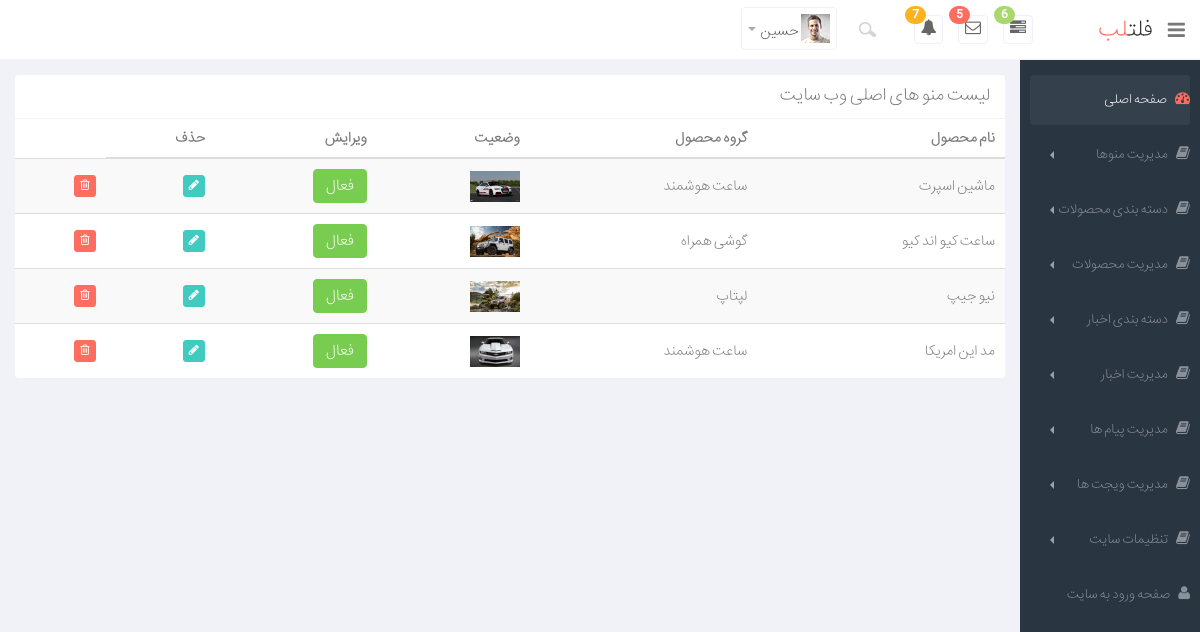
The page /admin/dashbord.php?m=products&p=list (signed in) on the database its author committed.
### tables this page shows
CREATE TABLE IF NOT EXISTS `products` (
  `id` int(11) NOT NULL AUTO_INCREMENT,
  `title` varchar(100) NOT NULL,
  `text` text NOT NULL,
  `procat` int(11) NOT NULL,
  `status` enum('0','1') NOT NULL,
  `img` varchar(100) NOT NULL,
  PRIMARY KEY (`id`)
);

CREATE TABLE IF NOT EXISTS `product_cat` (
  `id` int(11) NOT NULL AUTO_INCREMENT,
  `title` varchar(100) NOT NULL,
  `status` enum('0','1') NOT NULL,
  `sort` int(11) NOT NULL,
  PRIMARY KEY (`id`)
);

### include/products.php (called while the page is built, shortened)
<?php
function listproductsadmin(){
    $connect=config();
    $sql="SELECT * FROM products";
    $row=mysqli_query($connect,$sql);
    while ($res=mysqli_fetch_assoc($row)){
        $result[]=$res;
    }
    return $result;
}
function selectparentproducts($procat){
    $connect = config();
    $sql = "SELECT * FROM product_cat WHERE id='$procat'";
    $row = mysqli_query($connect, $sql);
    $res = mysqli_fetch_assoc($row);
    $result=$res['title'];
    return $result;
}

### admin/products/list.php (the view)
<div class="row">
    <div class="col-lg-12">
        <section class="panel">
            <header class="panel-heading">
                            لیست منو های اصلی وب سایت
            </header>
            <table class="table table-striped table-advance table-hover">
                <thead>
                <tr>
                    <th>نام محصول</th>
                    <th> گروه محصول</th>
                    <th> وضعیت </th>
                    <th>ویرایش</th>
                    <th>حذف</th>
                </tr>
                </thead>
                <tbody>
                <?php
                    $listproducts=listproductsadmin();
                    foreach ($listproducts as $val):
                ?>
                <tr>
                    <td><?php echo $val['title']; ?></td>
                    <td><?php
                            $parent=selectparentproducts($val['procat']);
                            echo $parent;
                        ?>
                    </td>
                    <td><img src="<?php echo $val['img']; ?>"  width="50px"></td>
                    <td>
                        <?php
                        if($val['status']==0){
                            echo "
                                <span class='btn btn-danger'>غیر فعال</span>
                            ";
                        }
                        else{
                            echo "
                                <span class='btn btn-success'> فعال</span>
                            ";
                        }
                        ?>
                    </td>
                    <td><a href="dashbord.php?m=products&p=edit&id=<?php echo $val['id']; ?>" class="btn btn-primary btn-xs"><i class="icon-pencil"></i></a></td>
                    <td><a href="dashbord.php?m=products&p=delete&id=<?php echo $val['id']; ?>" class="btn btn-danger btn-xs"><i class="icon-trash "></i></a></td>
                </tr>
                <?php
                endforeach;
                ?>
                </tbody>
            </table>
        </section>
    </div>
</div>

### admin/css/style.css (style rules this page uses)
body { color: #797979; background: #f1f2f7; font-family: 'main', sans-serif; padding: 0px !important; margin: 0px !important; font-size:13px; }
.table-advance tr td { vertical-align: middle !important; }
body { direction:rtl; }

### rows shown on the page
products: title "ماشین اسپرت", procat.title "ساعت هوشمند", img (picture), status "فعال"
products: title "ساعت کیو اند کیو", procat.title "گوشی همراه", img (picture), status "فعال"
products: title "نیو جیپ", procat.title "لپتاپ", img (picture), status "فعال"
products: title "مد این امریکا", procat.title "ساعت هوشمند", img (picture), status "فعال"

### other values the page prints
$_SESSION['username'] "حسین"
